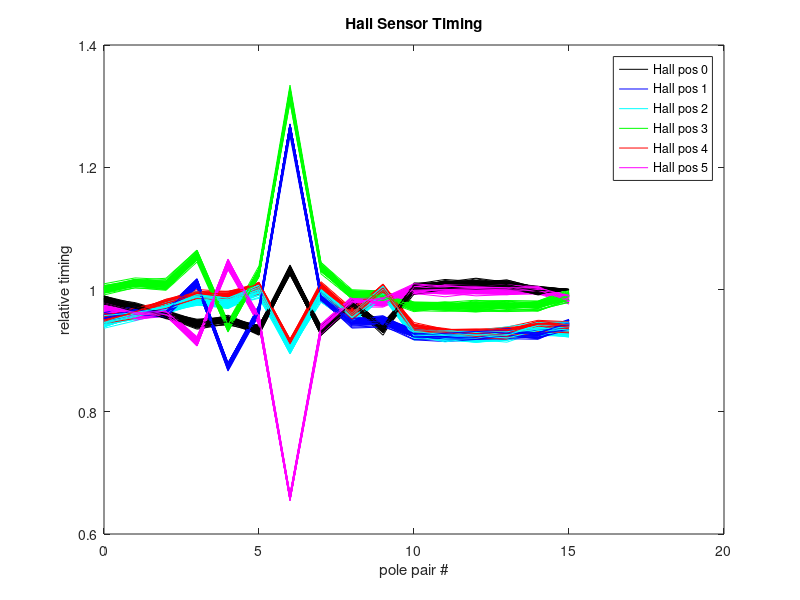

MATLAB code for this plot:
%%  Gerry Chen

clear;
data = importdata('hallTimings_mitsuba_brokenMagneticRing.txt');
numpoles = 16;

figure(3);clf;
colors = {'k','b','c','g','r','m'};
for i = 1:fix(length(data)/numpoles)
    for j = 1:6
        plot(0:(numpoles-1),...
            data(numpoles*(i-1)+1:numpoles*i,j) /...
                    data(numpoles*i,1),...
            colors{j});
        hold on;
    end
end
legend('Hall pos 0','Hall pos 1','Hall pos 2','Hall pos 3','Hall pos 4','Hall pos 5');
xlabel('pole pair #'); ylabel('relative timing');
title('Hall Sensor Timing');

